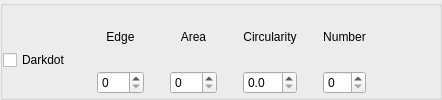
       <widget class="QGroupBox" name="groupBox_DarkDot">
        <property name="title">
         <string/>
        </property>
        <layout class="QHBoxLayout" name="horizontalLayout_24">
         <property name="leftMargin">
          <number>0</number>
         </property>
         <property name="topMargin">
          <number>3</number>
         </property>
         <property name="bottomMargin">
          <number>3</number>
         </property>
         <item>
          <layout class="QVBoxLayout" name="verticalLayout_37">
           <item>
            <spacer name="verticalSpacer_6">
             <property name="orientation">
              <enum>Qt::Vertical</enum>
             </property>
             <property name="sizeType">
              <enum>QSizePolicy::Fixed</enum>
             </property>
             <property name="sizeHint" stdset="0">
              <size>
               <width>50</width>
               <height>17</height>
              </size>
             </property>
            </spacer>
           </item>
           <item>
            <widget class="QCheckBox" name="checkDarkdot">
             <property name="text">
              <string>Darkdot</string>
             </property>
            </widget>
           </item>
          </layout>
         </item>
         <item>
          <spacer name="horizontalSpacer_33">
           <property name="orientation">
            <enum>Qt::Horizontal</enum>
           </property>
           <property name="sizeType">
            <enum>QSizePolicy::Fixed</enum>
           </property>
           <property name="sizeHint" stdset="0">
            <size>
             <width>20</width>
             <height>20</height>
            </size>
           </property>
          </spacer>
         </item>
         <item>
          <layout class="QVBoxLayout" name="verticalLayout_23">
           <item>
            <widget class="QLabel" name="label_42">
             <property name="text">
              <string>Edge</string>
             </property>
             <property name="alignment">
              <set>Qt::AlignCenter</set>
             </property>
            </widget>
           </item>
           <item>
            <widget class="QSpinBox" name="spinDarkdotEdge">
             <property name="contextMenuPolicy">
              <enum>Qt::NoContextMenu</enum>
             </property>
             <property name="minimum">
              <number>0</number>
             </property>
             <property name="maximum">
              <number>255</number>
             </property>
            </widget>
           </item>
          </layout>
         </item>
         <item>
          <spacer name="horizontalSpacer_31">
           <property name="orientation">
            <enum>Qt::Horizontal</enum>
           </property>
           <property name="sizeType">
            <enum>QSizePolicy::Fixed</enum>
           </property>
           <property name="sizeHint" stdset="0">
            <size>
             <width>20</width>
             <height>20</height>
            </size>
           </property>
          </spacer>
         </item>
         <item>
          <layout class="QVBoxLayout" name="verticalLayout_35">
           <item>
            <widget class="QLabel" name="label_43">
             <property name="text">
              <string>Area</string>
             </property>
             <property name="alignment">
              <set>Qt::AlignCenter</set>
             </property>
            </widget>
           </item>
           <item>
            <widget class="QSpinBox" name="spinDarkdotArea">
             <property name="contextMenuPolicy">
              <enum>Qt::NoContextMenu</enum>
             </property>
             <property name="maximum">
              <number>999</number>
             </property>
            </widget>
           </item>
          </layout>
         </item>
         <item>
          <spacer name="horizontalSpacer_32">
           <property name="orientation">
            <enum>Qt::Horizontal</enum>
           </property>
           <property name="sizeType">
            <enum>QSizePolicy::Fixed</enum>
           </property>
           <property name="sizeHint" stdset="0">
            <size>
             <width>20</width>
             <height>20</height>
            </size>
           </property>
          </spacer>
         </item>
         <item>
          <layout class="QVBoxLayout" name="verticalLayout_39">
           <item>
            <widget class="QLabel" name="label_45">
             <property name="text">
              <string>Circularity</string>
             </property>
             <property name="alignment">
              <set>Qt::AlignCenter</set>
             </property>
            </widget>
           </item>
           <item>
            <widget class="QDoubleSpinBox" name="spinDarkdotCir">
             <property name="contextMenuPolicy">
              <enum>Qt::NoContextMenu</enum>
             </property>
             <property name="decimals">
              <number>1</number>
             </property>
             <property name="maximum">
              <double>1.000000000000000</double>
             </property>
             <property name="singleStep">
              <double>0.100000000000000</double>
             </property>
            </widget>
           </item>
          </layout>
         </item>
         <item>
          <spacer name="horizontalSpacer_34">
           <property name="orientation">
            <enum>Qt::Horizontal</enum>
           </property>
           <property name="sizeType">
            <enum>QSizePolicy::Fixed</enum>
           </property>
           <property name="sizeHint" stdset="0">
            <size>
             <width>20</width>
             <height>20</height>
            </size>
           </property>
          </spacer>
         </item>
         <item>
          <layout class="QVBoxLayout" name="verticalLayout_36">
           <item>
            <widget class="QLabel" name="label_44">
             <property name="text">
              <string>Number</string>
             </property>
             <property name="alignment">
              <set>Qt::AlignCenter</set>
             </property>
            </widget>
           </item>
           <item>
            <widget class="QSpinBox" name="spinDrakdotNum">
             <property name="contextMenuPolicy">
              <enum>Qt::NoContextMenu</enum>
             </property>
            </widget>
           </item>
          </layout>
         </item>
         <item>
          <spacer name="horizontalSpacer_30">
           <property name="orientation">
            <enum>Qt::Horizontal</enum>
           </property>
           <property name="sizeHint" stdset="0">
            <size>
             <width>62</width>
             <height>20</height>
            </size>
           </property>
          </spacer>
         </item>
        </layout>
        <zorder></zorder>
       </widget>
